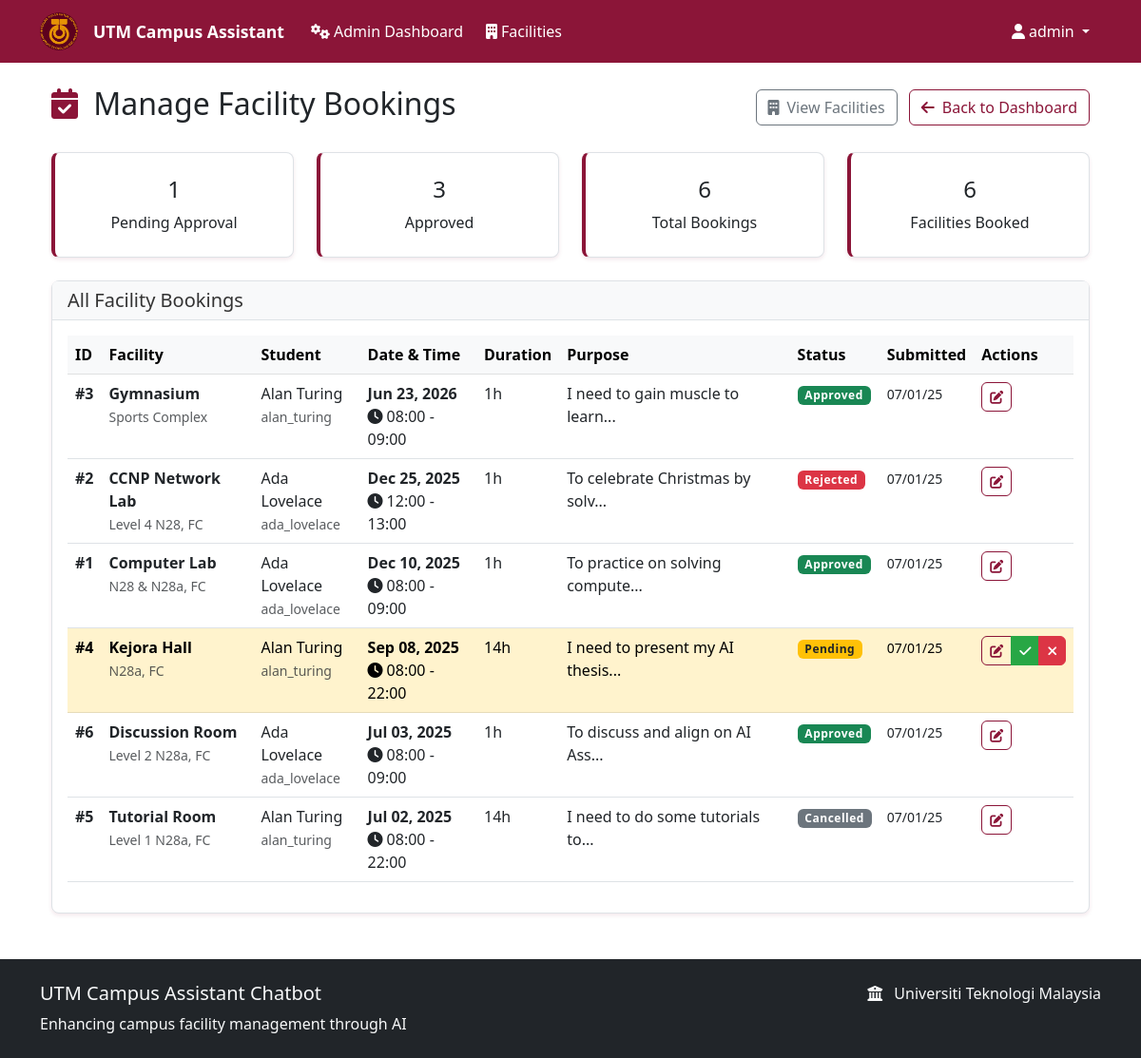
The app's page /manage_bookings (signed in) with its own data.
### models.py (models this page shows, shortened)
class User(UserMixin, db.Model):
    __tablename__ = 'users'
    id = db.Column(db.Integer, primary_key=True)
    username = db.Column(db.String(80), unique=True, nullable=False)
    email = db.Column(db.String(120), unique=True, nullable=False)
    password_hash = db.Column(db.String(256), nullable=False)
    role = db.Column(Enum(UserRole), nullable=False, default=UserRole.STUDENT)
    full_name = db.Column(db.String(100), nullable=False)
    student_id = db.Column(db.String(20), unique=True, nullable=True)
    created_at = db.Column(db.DateTime, default=datetime.utcnow)

class FacilityBooking(db.Model):
    __tablename__ = 'facility_bookings'
    id = db.Column(db.Integer, primary_key=True)
    facility_id = db.Column(db.Integer, db.ForeignKey('facilities.id'), nullable=False)
    user_id = db.Column(db.Integer, db.ForeignKey('users.id'), nullable=False)
    booking_date = db.Column(db.Date, nullable=False)
    start_hour = db.Column(db.Integer, nullable=False)  # 0-23 for hour slots
    end_hour = db.Column(db.Integer, nullable=False)    # 0-23 for hour slots
    purpose = db.Column(db.String(200))
    status = db.Column(Enum(BookingStatus), default=BookingStatus.PENDING)
    admin_notes = db.Column(db.Text)
    created_at = db.Column(db.DateTime, default=datetime.utcnow)
    updated_at = db.Column(db.DateTime, default=datetime.utcnow, onupdate=datetime.utcnow)
    facility = db.relationship('Facility', backref='bookings')
    user = db.relationship('User', backref='facility_bookings')
    @property
    def duration_hours(self):
        return self.end_hour - self.start_hour
    @property
    def time_slot_display(self):
        return f"{self.start_hour:02d}:00 - {self.end_hour:02d}:00"

class Facility(db.Model):
    __tablename__ = 'facilities'
    id = db.Column(db.Integer, primary_key=True)
    name = db.Column(db.String(100), nullable=False)
    category = db.Column(db.String(50), nullable=False)
    location = db.Column(db.String(200), nullable=False)
    description = db.Column(db.Text)
    is_bookable = db.Column(db.Boolean, default=False)
    is_active = db.Column(db.Boolean, default=True)
    capacity = db.Column(db.Integer)
    operating_hours = db.Column(db.String(100))
    contact_info = db.Column(db.String(200))
    created_at = db.Column(db.DateTime, default=datetime.utcnow)
    updated_at = db.Column(db.DateTime, default=datetime.utcnow, onupdate=datetime.utcnow)

### routes.py (the view)
@app.route('/manage_bookings')
@login_required
def manage_bookings():
    if current_user.role != UserRole.ADMIN:
        flash('Access denied.', 'error')
        return redirect(url_for('index'))
    bookings = FacilityBooking.query.order_by(
        FacilityBooking.booking_date.desc(),
        FacilityBooking.start_hour.desc()
    ).all()
    return render_template('manage_bookings.html', bookings=bookings)

### flask_app.py (called while the page is built)
@login_manager.user_loader
def load_user(user_id):
    from models import User
    return User.query.get(int(user_id))

### templates/manage_bookings.html (shortened to what this page needs)
{% extends "base.html" %}
{% block content %}
<div class="container-fluid mt-4">
    <div class="d-flex justify-content-between align-items-center mb-4">
        <h2>
            <i class="fas fa-calendar-check text-primary me-2"></i>
            Manage Facility Bookings
        </h2>
        <div>
            <a href="{{ url_for('facility_info') }}" class="btn btn-outline-secondary">
                <i class="fas fa-building me-2"></i>View Facilities
            </a>
            <a href="{{ url_for('admin_dashboard') }}" class="btn btn-outline-primary ms-2">
                <i class="fas fa-arrow-left me-2"></i>Back to Dashboard
            </a>
        </div>
    </div>
    <div class="row mb-4">
        <div class="col-md-3">
            <div class="card dashboard-card">
                <div class="card-body text-center">
                    <h4>{{ bookings|selectattr('status.value', 'equalto', 'pending')|list|length }}</h4>
                    <p class="mb-0">Pending Approval</p>
                </div>
            </div>
        </div>
        <div class="col-md-3">
            <div class="card dashboard-card">
                <div class="card-body text-center">
                    <h4>{{ bookings|selectattr('status.value', 'equalto', 'approved')|list|length }}</h4>
                    <p class="mb-0">Approved</p>
                </div>
            </div>
        </div>
        <div class="col-md-3">
            <div class="card dashboard-card">
                <div class="card-body text-center">
                    <h4>{{ bookings|length }}</h4>
                    <p class="mb-0">Total Bookings</p>
                </div>
            </div>
        </div>
        <div class="col-md-3">
            <div class="card dashboard-card">
                <div class="card-body text-center">
                    <h4>{{ bookings|map(attribute='facility')|unique|list|length }}</h4>
                    <p class="mb-0">Facilities Booked</p>
                </div>
            </div>
        </div>
    </div>
    <div class="card">
        <div class="card-header">
            <h5 class="mb-0">All Facility Bookings</h5>
        </div>
        <div class="card-body">
            {% if bookings %}
            <div class="table-responsive">
                <table class="table table-hover" id="bookingsTable">
                    <thead class="table-light">
                        <tr>
                            <th>ID</th>
                            <th>Facility</th>
                            <th>Student</th>
                            <th>Date & Time</th>
                            <th>Duration</th>
                            <th>Purpose</th>
                            <th>Status</th>
                            <th>Submitted</th>
                            <th>Actions</th>
                        </tr>
                    </thead>
                    <tbody>
                        {% for booking in bookings %}
                        <tr class="{% if booking.status.value == 'pending' %}table-warning{% endif %}">
                            <td><strong>#{{ booking.id }}</strong></td>
                            <td>
                                <strong>{{ booking.facility.name }}</strong><br>
                                <small class="text-muted">{{ booking.facility.location }}</small>
                            </td>
                            <td>
                                {{ booking.user.full_name }}<br>
                                <small class="text-muted">{{ booking.user.username }}</small>
                            </td>
                            <td>
                                <strong>{{ booking.booking_date.strftime('%b %d, %Y') }}</strong><br>
                                <i class="fas fa-clock me-1"></i>{{ booking.time_slot_display }}
                            </td>
                            <td>{{ booking.duration_hours }}h</td>
                            <td>
                                <span title="{{ booking.purpose }}">
                                    {{ booking.purpose[:30] }}{% if booking.purpose|length > 30 %}...{% endif %}
                                </span>
                            </td>
                            <td>
                                <span class="badge
                                    {% if booking.status.value == 'pending' %}bg-warning text-dark
                                    {% elif booking.status.value == 'approved' %}bg-success
                                    {% elif booking.status.value == 'rejected' %}bg-danger
                                    {% else %}bg-secondary{% endif %}">
                                    {{ booking.status.value.title() }}
                                </span>
                            </td>
                            <td>
                                <small>{{ booking.created_at.strftime('%m/%d/%y') }}</small>
                            </td>
                            <td>
                                <div class="btn-group" role="group">
                                    <a href="{{ url_for('update_booking', booking_id=booking.id) }}"
                                       class="btn btn-sm btn-outline-primary" title="Update Booking">
                                        <i class="fas fa-edit"></i>
                                    </a>
                                    {% if booking.status.value == 'pending' %}
                                    <button class="btn btn-sm btn-success quick-approve"
                                            data-booking-id="{{ booking.id }}" title="Quick Approve">
                                        <i class="fas fa-check"></i>
                                    </button>
                                    <button class="btn btn-sm btn-danger quick-reject"
                                            data-booking-id="{{ booking.id }}" title="Quick Reject">
                                        <i class="fas fa-times"></i>
                                    </button>
                                    {% endif %}
                                </div>
                            </td>
                        </tr>
                        {% endfor %}
                    </tbody>
                </table>
            </div>
            {% else %}
            <div class="text-center py-5">
                <i class="fas fa-calendar-times fa-3x text-muted mb-3"></i>
                <h4 class="text-muted">No Bookings Found</h4>
                <p class="text-muted">No facility bookings have been made yet.</p>
            </div>
            {% endif %}
        </div>
    </div>
</div>
{% endblock %}

### templates/base.html (shortened to what this page needs)
<!DOCTYPE html>
<html lang="en">
<head>
    <link href="https://cdn.jsdelivr.net/npm/bootstrap@5.3.0/dist/css/bootstrap.min.css" rel="stylesheet">
    <link href="{{ url_for('static', filename='css/style.css') }}" rel="stylesheet">
    <link rel="stylesheet" href="https://cdnjs.cloudflare.com/ajax/libs/font-awesome/6.4.0/css/all.min.css">
</head>
<body>
    <nav class="navbar navbar-expand-lg navbar-dark">
        <div class="container">
            <a class="navbar-brand" href="{{ url_for('index') }}">
                <img src="{{ url_for('static', filename='images/facilities/utm-logo.png') }}" alt="UTM Logo" class="utm-logo-img">
                <span class="text-white">UTM Campus Assistant</span>
            </a>
            <div class="collapse navbar-collapse" id="navbarNav">
                <ul class="navbar-nav me-auto">
                    {% if current_user.is_authenticated %}
                        {% if current_user.role.value == 'student' %}
                            <li class="nav-item">
                                <a class="nav-link" href="{{ url_for('student_dashboard') }}">
                                    <i class="fas fa-tachometer-alt me-1"></i>Dashboard
                                </a>
                            </li>
                            <li class="nav-item">
                                <a class="nav-link" href="{{ url_for('chatbot') }}">
                                    <i class="fas fa-comments me-1"></i>Chatbot
                                </a>
                            </li>
                            <li class="nav-item">
                                <a class="nav-link" href="{{ url_for('report_issue') }}">
                                    <i class="fas fa-exclamation-triangle me-1"></i>Report Issue
                                </a>
                            </li>
                            <li class="nav-item">
                                <a class="nav-link" href="{{ url_for('facility_info') }}">
                                    <i class="fas fa-building me-1"></i>Facilities
                                </a>
                            </li>
                        {% elif current_user.role.value == 'admin' %}
                            <li class="nav-item">
                                <a class="nav-link" href="{{ url_for('admin_dashboard') }}">
                                    <i class="fas fa-cogs me-1"></i>Admin Dashboard
                                </a>
                            </li>
                            <li class="nav-item">
                                <a class="nav-link" href="{{ url_for('facility_info') }}">
                                    <i class="fas fa-building me-1"></i>Facilities
                                </a>
                            </li>
                        {% endif %}
                    {% endif %}
                </ul>
                <ul class="navbar-nav">
                    {% if current_user.is_authenticated %}
                        <li class="nav-item dropdown">
                            <a class="nav-link dropdown-toggle" href="#" id="navbarDropdown" role="button" data-bs-toggle="dropdown">
                                <i class="fas fa-user me-1"></i>{{ current_user.full_name }}
                            </a>
                        </li>
                    {% endif %}
                </ul>
            </div>
        </div>
    </nav>
    <main class="container my-4">
        {% block content %}{% endblock %}
    </main>
    <footer class="bg-dark text-light py-4 mt-5">
        <div class="container">
            <div class="row">
                <div class="col-md-6">
                    <h5>UTM Campus Assistant Chatbot</h5>
                    <p class="mb-0">Enhancing campus facility management through AI</p>
                </div>
                <div class="col-md-6 text-md-end">
                    <p class="mb-0">
                        <i class="fas fa-university me-2"></i>
                        Universiti Teknologi Malaysia
                    </p>
                </div>
            </div>
        </div>
    </footer>
</body>
</html>

### static/css/style.css (style rules this page uses)
:root { --utm-maroon: #8B1538; --utm-maroon-dark: #6B1028; --utm-maroon-light: #AB1548; --utm-gold: #FFD700; --utm-gold-dark: #E5C100; --utm-gray: #f8f9fa; --utm-text: #333333; --utm-text-light: #666666; --utm-white: #ffffff; --utm-border: #dee2e6; }
.btn-outline-primary { color: var(--utm-maroon); border-color: var(--utm-maroon); }
.text-primary { color: var(--utm-maroon) !important; }
.navbar-dark { background-color: var(--utm-maroon) !important; }
.navbar-brand { color: var(--utm-white) !important; font-weight: 700; font-size: 1.3rem; display: flex; align-items: center; gap: 0.5rem; }
.navbar-nav .nav-link { color: var(--utm-white) !important; font-weight: 500; transition: color 0.2s ease; margin: 0 0.25rem; }
.utm-logo-img { width: 40px; height: 40px; object-fit: cover; border-radius: 50%; margin-right: 8px; vertical-align: middle; }
.card { border: 1px solid var(--utm-border); border-radius: 0.5rem; box-shadow: 0 0.125rem 0.25rem rgba(139, 21, 56, 0.1); transition: transform 0.2s ease-in-out, box-shadow 0.2s ease-in-out; }
.card-header { background-color: var(--utm-gray); border-bottom: 1px solid var(--utm-border); font-weight: 600; color: var(--utm-text); }
.dashboard-card { border-left: 4px solid var(--utm-maroon); }
.dashboard-card .card-body { padding: 1.5rem; }
.card { transition: transform 0.2s ease-in-out, box-shadow 0.2s ease-in-out; }
.badge { font-size: 0.75em; letter-spacing: 0.5px; }
.btn { border-radius: 0.375rem; font-weight: 500; transition: all 0.2s ease; }
.btn-success { background-color: #28a745; border-color: #28a745; }
.btn-danger { background-color: #dc3545; border-color: #dc3545; }
.navbar-brand { font-weight: 600; font-size: 1.1rem; }
.navbar-nav .nav-link { font-weight: 500; transition: color 0.2s ease; }
footer { margin-top: auto; }

### records on screen
User: full_name "admin"
FacilityBooking: id "3", facility.name "Gymnasium", facility.location "Sports Complex", user.full_name "Alan Turing", user.username "alan_turing", booking_date "Jun 23, 2026", time_slot_display "08:00 - 09:00", duration_hours "1", purpose "I need to gain muscle to learn", status.value "Approved", created_at "07/01/25"
FacilityBooking: id "2", facility.name "CCNP Network Lab", facility.location "Level 4 N28, FC", user.full_name "Ada Lovelace", user.username "ada_lovelace", booking_date "Dec 25, 2025", time_slot_display "12:00 - 13:00", duration_hours "1", purpose "To celebrate Christmas by solv", status.value "Rejected", created_at "07/01/25"
FacilityBooking: id "1", facility.name "Computer Lab", facility.location "N28 & N28a, FC", user.full_name "Ada Lovelace", user.username "ada_lovelace", booking_date "Dec 10, 2025", time_slot_display "08:00 - 09:00", duration_hours "1", purpose "To practice on solving compute", status.value "Approved", created_at "07/01/25"
FacilityBooking: id "4", facility.name "Kejora Hall", facility.location "N28a, FC", user.full_name "Alan Turing", user.username "alan_turing", booking_date "Sep 08, 2025", time_slot_display "08:00 - 22:00", duration_hours "14", purpose "I need to present my AI thesis", status.value "Pending", created_at "07/01/25"
FacilityBooking: id "6", facility.name "Discussion Room", facility.location "Level 2 N28a, FC", user.full_name "Ada Lovelace", user.username "ada_lovelace", booking_date "Jul 03, 2025", time_slot_display "08:00 - 09:00", duration_hours "1", purpose "To discuss and align on AI Ass", status.value "Approved", created_at "07/01/25"
FacilityBooking: id "5", facility.name "Tutorial Room", facility.location "Level 1 N28a, FC", user.full_name "Alan Turing", user.username "alan_turing", booking_date "Jul 02, 2025", time_slot_display "08:00 - 22:00", duration_hours "14", purpose "I need to do some tutorials to", status.value "Cancelled", created_at "07/01/25"

### other values on screen
{{ bookings|selectattr('status.value', 'equalto', 'pending')|list|length }} "1"
{{ bookings|selectattr('status.value', 'equalto', 'approved')|list|length }} "3"
{{ bookings|length }} "6"
{{ bookings|map(attribute='facility')|unique|list|length }} "6"
